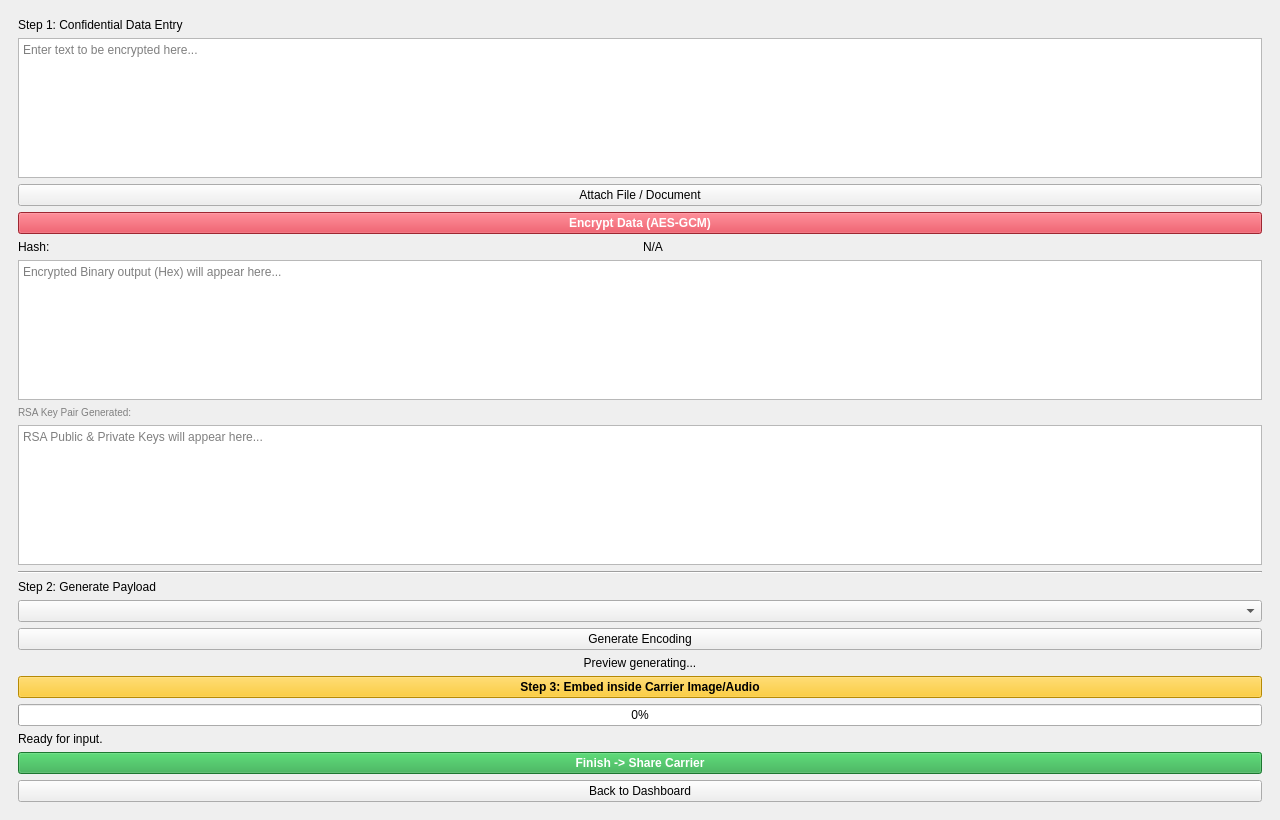
<?xml version="1.0" encoding="UTF-8"?>
<ui version="4.0">
 <class>DataEntryWindow</class>
 <widget class="QMainWindow" name="DataEntryWindow">
  <property name="geometry">
   <rect>
    <x>0</x>
    <y>0</y>
    <width>1280</width>
    <height>820</height>
   </rect>
  </property>
  <property name="windowTitle">
   <string>Send Data: Encrypt &amp; Encode</string>
  </property>
  <widget class="QWidget" name="centralwidget">
   <layout class="QVBoxLayout" name="verticalLayout">
    <item>
     <widget class="QFrame" name="rootPanel">
      <layout class="QVBoxLayout" name="verticalLayout_2">
       
       <!-- Data Input Section -->
       <item>
        <widget class="QLabel" name="titleLabel">
         <property name="text"><string>Step 1: Confidential Data Entry</string></property>
        </widget>
       </item>
       <item>
        <widget class="QTextEdit" name="dataTextEdit">
         <property name="placeholderText"><string>Enter text to be encrypted here...</string></property>
         <property name="maximumHeight"><number>100</number></property>
        </widget>
       </item>
       <item>
        <widget class="QPushButton" name="fileButton">
         <property name="text"><string>Attach File / Document</string></property>
        </widget>
       </item>
       <item>
        <widget class="QPushButton" name="encryptButton">
         <property name="text"><string>Encrypt Data (AES-GCM)</string></property>
         <property name="styleSheet"><string>background-color: #dc3545; color: white; font-weight: bold;</string></property>
        </widget>
       </item>
       
       <!-- Hidden Crypto Details -->
       <item>
        <layout class="QHBoxLayout" name="horizontalLayout1">
            <item><widget class="QLabel" name="hashTitle"><property name="text"><string>Hash:</string></property></widget></item>
            <item><widget class="QLabel" name="keyHashLabel"><property name="text"><string>N/A</string></property></widget></item>
        </layout>
       </item>
       <item>
        <widget class="QTextEdit" name="encryptedHexEdit">
           <property name="readOnly"><bool>true</bool></property>
           <property name="placeholderText"><string>Encrypted Binary output (Hex) will appear here...</string></property>
           <property name="maximumHeight"><number>60</number></property>
        </widget>
       </item>

       <item>
        <widget class="QLabel" name="rsaTitle">
         <property name="text"><string>RSA Key Pair Generated:</string></property>
         <property name="styleSheet"><string>color: gray; font-size: 10px;</string></property>
        </widget>
       </item>
       <item>
        <widget class="QTextEdit" name="rsaTextEdit">
           <property name="readOnly"><bool>true</bool></property>
           <property name="placeholderText"><string>RSA Public &amp; Private Keys will appear here...</string></property>
           <property name="maximumHeight"><number>60</number></property>
        </widget>
       </item>

       <item>
        <widget class="Line" name="line">
         <property name="orientation"><enum>Qt::Horizontal</enum></property>
        </widget>
       </item>

       <!-- Encoding Section -->
       <item>
        <widget class="QLabel" name="encodeTitle">
         <property name="text"><string>Step 2: Generate Payload</string></property>
        </widget>
       </item>
       <item>
        <widget class="QComboBox" name="encodingCombo">
        </widget>
       </item>
       <item>
        <widget class="QPushButton" name="generateButton">
         <property name="text"><string>Generate Encoding</string></property>
        </widget>
       </item>
       <item>
        <widget class="QLabel" name="qrPreview">
         <property name="text"><string>Preview generating...</string></property>
         <property name="alignment"><set>Qt::AlignCenter</set></property>
         <property name="minimumHeight"><number>200</number></property>
        </widget>
       </item>

       <!-- Steganography Section -->
       <item>
        <widget class="QPushButton" name="embedButton">
         <property name="text"><string>Step 3: Embed inside Carrier Image/Audio</string></property>
         <property name="styleSheet"><string>background-color: #ffc107; color: black; font-weight: bold;</string></property>
        </widget>
       </item>

       <item>
        <widget class="QProgressBar" name="progressBar">
         <property name="value"><number>0</number></property>
        </widget>
       </item>
       <item>
        <widget class="QLabel" name="statusLabel">
         <property name="text"><string>Ready for input.</string></property>
        </widget>
       </item>
       
       <!-- Navigation -->
       <item>
        <widget class="QPushButton" name="qrButton">
         <property name="text"><string>Finish -&gt; Share Carrier</string></property>
         <property name="styleSheet"><string>background-color: #28a745; color: white; font-weight: bold;</string></property>
        </widget>
       </item>
       <item>
        <widget class="QPushButton" name="backButton">
         <property name="text"><string>Back to Dashboard</string></property>
        </widget>
       </item>
      </layout>
     </widget>
    </item>
   </layout>
  </widget>
 </widget>
 <resources/>
 <connections/>
</ui>
